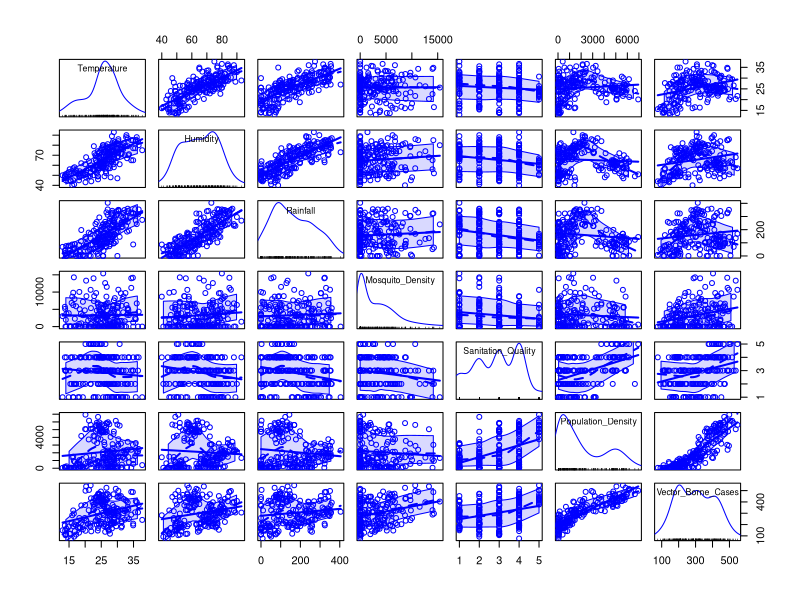
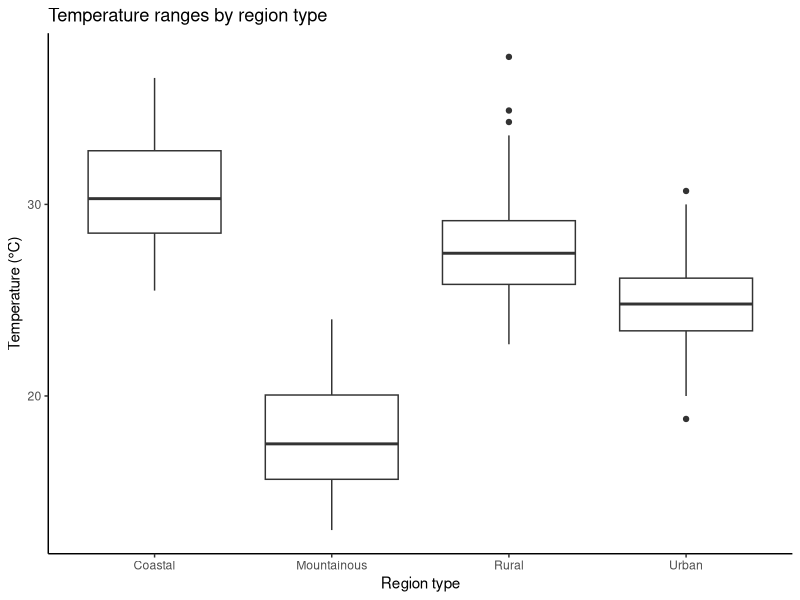
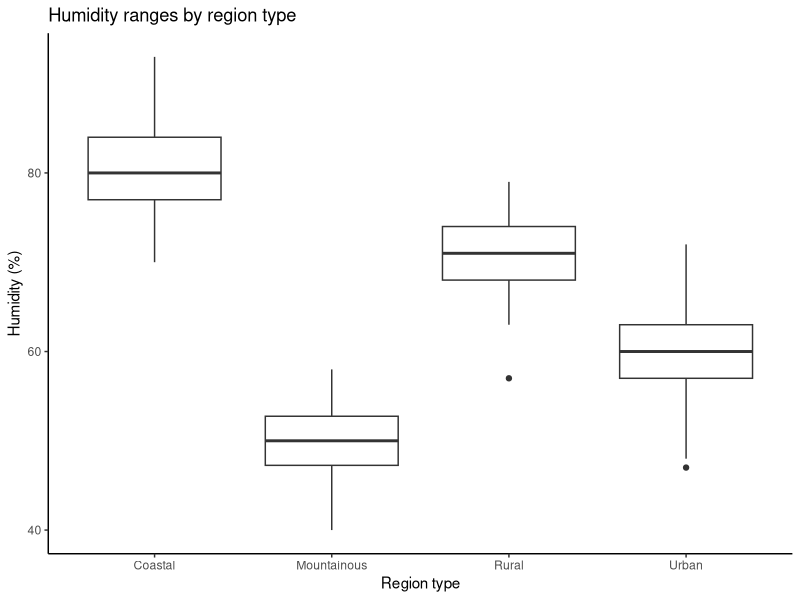
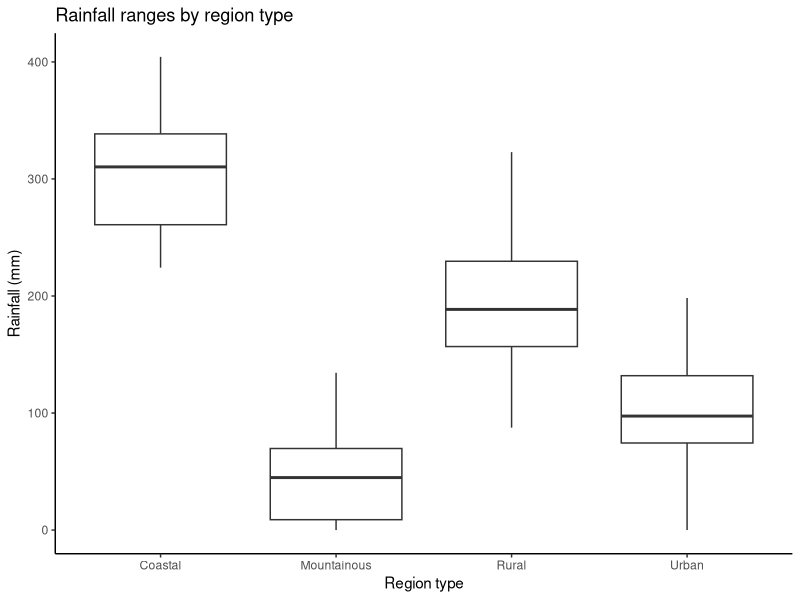

Here is the R script that generated these plots, in order:
## ---- chunk 1
#Load required packages
library(dplyr)
library(purrr)
library(lubridate)
library(ggplot2)
library(here)
library(MASS)
library(pscl)
library(boot)
library(psych)
library(car)
## ---- chunk 2
#Set seed for reproducibility
set.seed(123)

#Set the number of observations to generate
n_regions <- 200
## ---- chunk 3
#Create an empty data frame
region_data <- data.frame(
  RegionID = numeric(n_regions),
  Type = factor(character(n_regions), 4),
  Temperature = numeric(n_regions),
  Humidity = numeric(n_regions),
  Rainfall = numeric(n_regions),
  Mosquito_Density = integer(n_regions),
  Sanitation_Quality = factor(numeric(n_regions), 5, ordered = TRUE),
  Population_Density = integer(n_regions),
  Access_Clean_Water = factor(character(n_regions), 2),
  Vector_Borne_Cases = integer(n_regions)
)

#Fill each variable
#Variable 1: Region ID
region_data$RegionID <- 1:n_regions

#Variable 2: Type (factor with four levels)
region_data$Type <- sample(c("Coastal", "Urban", "Rural", "Mountainous"), n_regions, replace = TRUE)

#Climate-based variables (3-5): vary by region type
#Variable 3: Temperature (numeric, degrees Celcius)
region_data$Temperature <- round(rnorm(n_regions, 
                                       mean = ifelse(region_data$Type == "Coastal", 30, 
                                              ifelse(region_data$Type == "Urban", 25,
                                              ifelse(region_data$Type == "Rural", 28, 18))),
                                       sd = 3), 1)

#Variable 4: Humidity (numeric, percentage)
region_data$Humidity <- round(rnorm(n_regions, 
                                    mean = ifelse(region_data$Type == "Coastal", 80,
                                           ifelse(region_data$Type == "Urban", 60,
                                           ifelse(region_data$Type == "Rural", 70, 50))),
                                    sd = 5), 0)

#Variable 5: Rainfall (numeric, mm)
region_data$Rainfall <- round(rnorm(n_regions,
                                    mean = ifelse(region_data$Type == "Coastal", 300,
                                           ifelse(region_data$Type == "Urban", 100,
                                           ifelse(region_data$Type == "Rural", 200, 50))),
                                    sd = 50), 1) %>%
  pmax(0, region_data$Rainfall) #No negatives

#Variable 6: Mosquito Population Density (integer)
#Increases with temperature, humidity, and rainfall
region_data$Mosquito_Density <- round(500 + 
    50 * (region_data$Temperature - 15) +
    20 * (region_data$Humidity - 40) +
    0.5 * region_data$Rainfall +
    rnorm(n_regions, mean = 0, sd = 5000)) %>%
  pmax(0, region_data$Mosquito_Density) #No negatives

#Variable 7: Sanitation Quality (ordered factor 1-5, 1 is worst quality)
#Slightly higher in urban areas
region_data$Sanitation_Quality <- ifelse(region_data$Type == "Urban",
                                         sample(2:5, n_regions, replace = T, 
                                                prob = c(0.05, 0.3, 0.4, 0.25)),
                                         sample(1:4, n_regions, replace = T,
                                                prob = c(0.2, 0.3, 0.3, 0.2)))

#Variable 8: Population Density (integer)
#Higher in urban areas
region_data$Population_Density <- round(rnorm(n_regions,
                                              mean = ifelse(region_data$Type == "Urban", 5000,
                                                     ifelse(region_data$Type == "Coastal", 2000,
                                                     ifelse(region_data$Type == "Rural", 500, 300))),
                                              sd = 800), 0) %>%
  pmax(50, region_data$Population_Density)

#Variable 9: Access to Clean Water (yes/no)
#Higher in urban/coastal areas
region_data$Access_Clean_Water <- ifelse(region_data$Type == "Urban" | region_data$Type == "Coastal",
                                         sample(c("Yes", "No"), n_regions, replace = T,
                                                prob = c(0.9, 0.1)),
                                         sample(c("Yes", "No"), n_regions, replace = T,
                                                prob = c(0.7, 0.3)))

#Variable 10: Vector-Borne Disease Counts
#Increases with mosquito density, humidity, and temperature
region_data$Vector_Borne_Cases <- round(0.01 * region_data$Mosquito_Density +
                                        2.5 * region_data$Temperature +
                                        1.5 * region_data$Humidity + 
                                        0.05 * region_data$Population_Density +
                                        rnorm(n_regions, mean = 0, sd = 25)) %>%
  pmax(0, region_data$Vector_Borne_Cases) #No negative cases
## ---- chunk 4
#Determine the type of object that the data is
class(region_data)

#Get an overview of data structure
str(region_data)

#Get a data summary
summary(region_data)
## ---- chunk 5
reduced_data <- region_data %>%
  dplyr::select(Temperature, Humidity, Rainfall, Mosquito_Density, Sanitation_Quality, Population_Density, Vector_Borne_Cases)
scatterplotMatrix(reduced_data)
## ---- chunk 6
#Temperature by region type
ggplot(data = region_data, aes(x = Type, y = Temperature)) +
  geom_boxplot() +
  labs(
    title = "Temperature ranges by region type",
    x = "Region type",
    y = "Temperature (°C)") + 
  theme_classic()

#Humidity by region type
ggplot(data = region_data, aes(x = Type, y = Humidity)) +
  geom_boxplot() +
  labs(
    title = "Humidity ranges by region type",
    x = "Region type",
    y = "Humidity (%)") + 
  theme_classic()

#Rainfall by region type
ggplot(data = region_data, aes(x = Type, y = Rainfall)) +
  geom_boxplot() +
  labs(
    title = "Rainfall ranges by region type",
    x = "Region type",
    y = "Rainfall (mm)") + 
  theme_classic()
## ---- chunk 7
attach(region_data)

#Check for overdispersion of data
mean(Vector_Borne_Cases) - var(Vector_Borne_Cases)

#Poisson model for vector-borne cases
lm1 <- glm(Vector_Borne_Cases ~ Temperature + Humidity + Rainfall + Sanitation_Quality + Mosquito_Density + Population_Density + Access_Clean_Water, family = "poisson")

summary(lm1)
## ---- chunk 8
#Fit a negative binomial model for vector-borne disease counts
lm2 <- glm.nb(Vector_Borne_Cases ~ Type + Temperature + Humidity + Rainfall + Sanitation_Quality + Mosquito_Density + Population_Density + Access_Clean_Water)
summary(lm2)

#Stepwise removal of non-significant terms
step(lm2, direction = "backward")

#Final model for vector-borne cases
vector_model <- glm.nb(Vector_Borne_Cases ~ Temperature + Humidity + Mosquito_Density + Population_Density)
summary(vector_model)
